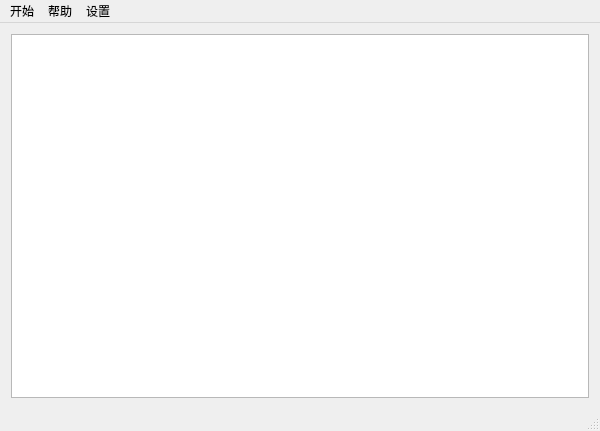
<?xml version="1.0" encoding="UTF-8"?>
<ui version="4.0">
 <class>test2Class</class>
 <widget class="QMainWindow" name="test2Class">
  <property name="geometry">
   <rect>
    <x>0</x>
    <y>0</y>
    <width>600</width>
    <height>431</height>
   </rect>
  </property>
  <property name="windowTitle">
   <string>test2</string>
  </property>
  <widget class="QWidget" name="centralWidget">
   <layout class="QGridLayout" name="gridLayout">
    <item row="0" column="0">
     <widget class="QTextEdit" name="textEdit"/>
    </item>
   </layout>
  </widget>
  <widget class="QMenuBar" name="menuBar">
   <property name="geometry">
    <rect>
     <x>0</x>
     <y>0</y>
     <width>600</width>
     <height>23</height>
    </rect>
   </property>
   <widget class="QMenu" name="menu">
    <property name="title">
     <string>开始</string>
    </property>
    <addaction name="actionOpen"/>
    <addaction name="actionSave"/>
    <addaction name="actionSave_As"/>
   </widget>
   <widget class="QMenu" name="menu_2">
    <property name="title">
     <string>帮助</string>
    </property>
    <addaction name="actionHelp"/>
    <addaction name="action_Color"/>
   </widget>
   <widget class="QMenu" name="menu_3">
    <property name="title">
     <string>设置</string>
    </property>
    <widget class="QMenu" name="menuLanguge">
     <property name="title">
      <string>Languge</string>
     </property>
     <addaction name="actionEnglish"/>
     <addaction name="actionChinese"/>
    </widget>
    <addaction name="menuLanguge"/>
   </widget>
   <addaction name="menu"/>
   <addaction name="menu_2"/>
   <addaction name="menu_3"/>
  </widget>
  <widget class="QStatusBar" name="statusBar"/>
  <action name="actionOpen">
   <property name="text">
    <string>Open</string>
   </property>
  </action>
  <action name="actionSave">
   <property name="text">
    <string>Save</string>
   </property>
  </action>
  <action name="actionSave_As">
   <property name="text">
    <string>Save As</string>
   </property>
  </action>
  <action name="actionHelp">
   <property name="text">
    <string>Help</string>
   </property>
  </action>
  <action name="action_Color">
   <property name="text">
    <string>Color</string>
   </property>
  </action>
  <action name="actionEnglish">
   <property name="text">
    <string>English</string>
   </property>
  </action>
  <action name="actionChinese">
   <property name="text">
    <string>Chinese</string>
   </property>
  </action>
 </widget>
 <layoutdefault spacing="6" margin="11"/>
 <resources>
  <include location="test2.qrc"/>
 </resources>
 <connections>
  <connection>
   <sender>actionHelp</sender>
   <signal>triggered(bool)</signal>
   <receiver>test2Class</receiver>
   <slot>on_actionHelp(bool)</slot>
   <hints>
    <hint type="sourcelabel">
     <x>-1</x>
     <y>-1</y>
    </hint>
    <hint type="destinationlabel">
     <x>299</x>
     <y>199</y>
    </hint>
   </hints>
  </connection>
  <connection>
   <sender>actionOpen</sender>
   <signal>triggered(bool)</signal>
   <receiver>test2Class</receiver>
   <slot>on_actionOpen(bool)</slot>
   <hints>
    <hint type="sourcelabel">
     <x>-1</x>
     <y>-1</y>
    </hint>
    <hint type="destinationlabel">
     <x>299</x>
     <y>215</y>
    </hint>
   </hints>
  </connection>
  <connection>
   <sender>actionSave</sender>
   <signal>triggered(bool)</signal>
   <receiver>test2Class</receiver>
   <slot>on_actionSave(bool)</slot>
   <hints>
    <hint type="sourcelabel">
     <x>-1</x>
     <y>-1</y>
    </hint>
    <hint type="destinationlabel">
     <x>299</x>
     <y>215</y>
    </hint>
   </hints>
  </connection>
  <connection>
   <sender>actionSave_As</sender>
   <signal>triggered(bool)</signal>
   <receiver>test2Class</receiver>
   <slot>on_actionSaveAs(bool)</slot>
   <hints>
    <hint type="sourcelabel">
     <x>-1</x>
     <y>-1</y>
    </hint>
    <hint type="destinationlabel">
     <x>299</x>
     <y>215</y>
    </hint>
   </hints>
  </connection>
  <connection>
   <sender>action_Color</sender>
   <signal>triggered(bool)</signal>
   <receiver>test2Class</receiver>
   <slot>on_actionColor(bool)</slot>
   <hints>
    <hint type="sourcelabel">
     <x>-1</x>
     <y>-1</y>
    </hint>
    <hint type="destinationlabel">
     <x>299</x>
     <y>215</y>
    </hint>
   </hints>
  </connection>
  <connection>
   <sender>actionEnglish</sender>
   <signal>triggered(bool)</signal>
   <receiver>test2Class</receiver>
   <slot>on_actionEnglish(bool)</slot>
   <hints>
    <hint type="sourcelabel">
     <x>-1</x>
     <y>-1</y>
    </hint>
    <hint type="destinationlabel">
     <x>299</x>
     <y>215</y>
    </hint>
   </hints>
  </connection>
  <connection>
   <sender>actionChinese</sender>
   <signal>triggered(bool)</signal>
   <receiver>test2Class</receiver>
   <slot>on_actionChinese(bool)</slot>
   <hints>
    <hint type="sourcelabel">
     <x>-1</x>
     <y>-1</y>
    </hint>
    <hint type="destinationlabel">
     <x>299</x>
     <y>215</y>
    </hint>
   </hints>
  </connection>
 </connections>
 <slots>
  <slot>slot1()</slot>
  <slot>on_pushbutton_click()</slot>
  <slot>on_actionOpen(bool)</slot>
  <slot>on_actionSave(bool)</slot>
  <slot>on_actionSaveAs(bool)</slot>
  <slot>on_actionHelp(bool)</slot>
  <slot>on_actionColor(bool)</slot>
  <slot>on_actionEnglish(bool)</slot>
  <slot>on_actionChinese(bool)</slot>
 </slots>
</ui>
